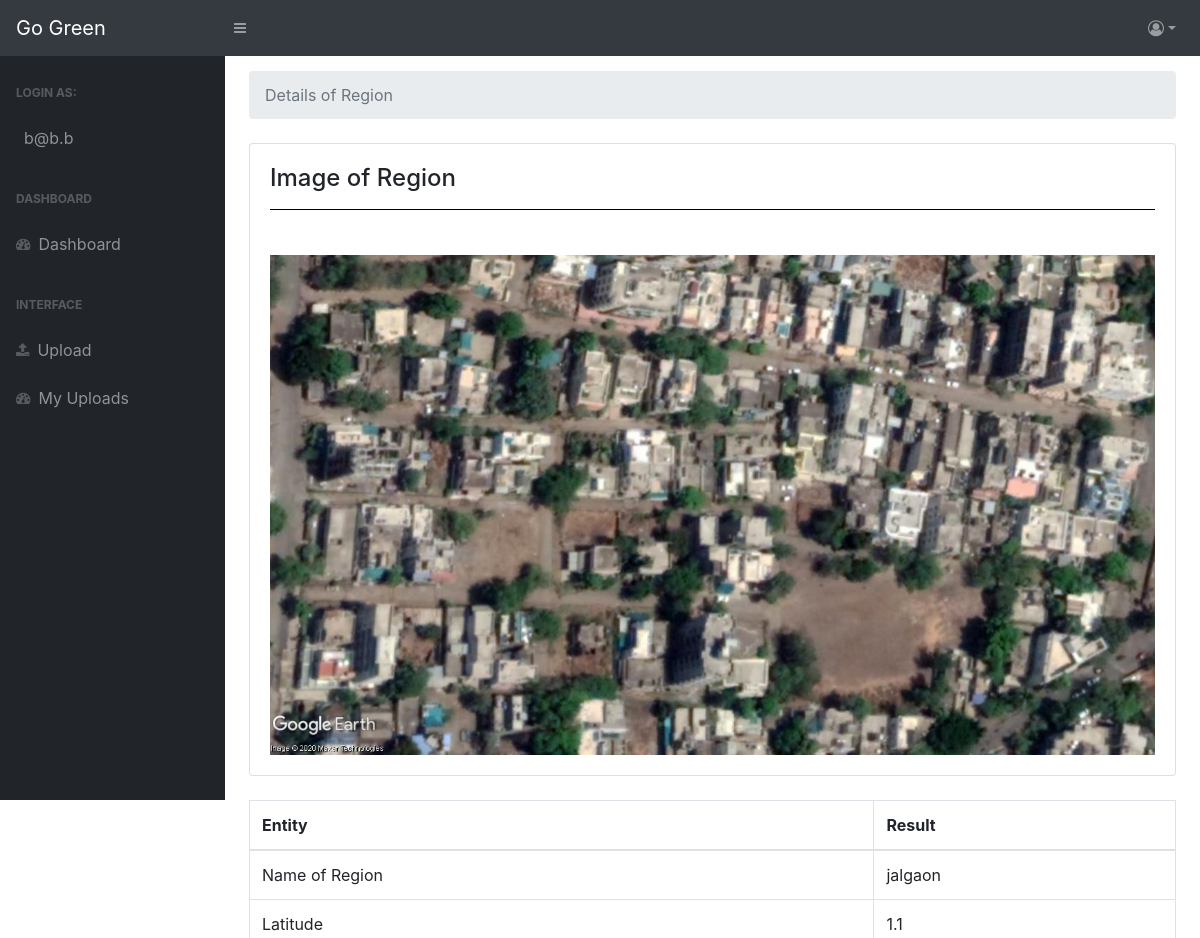
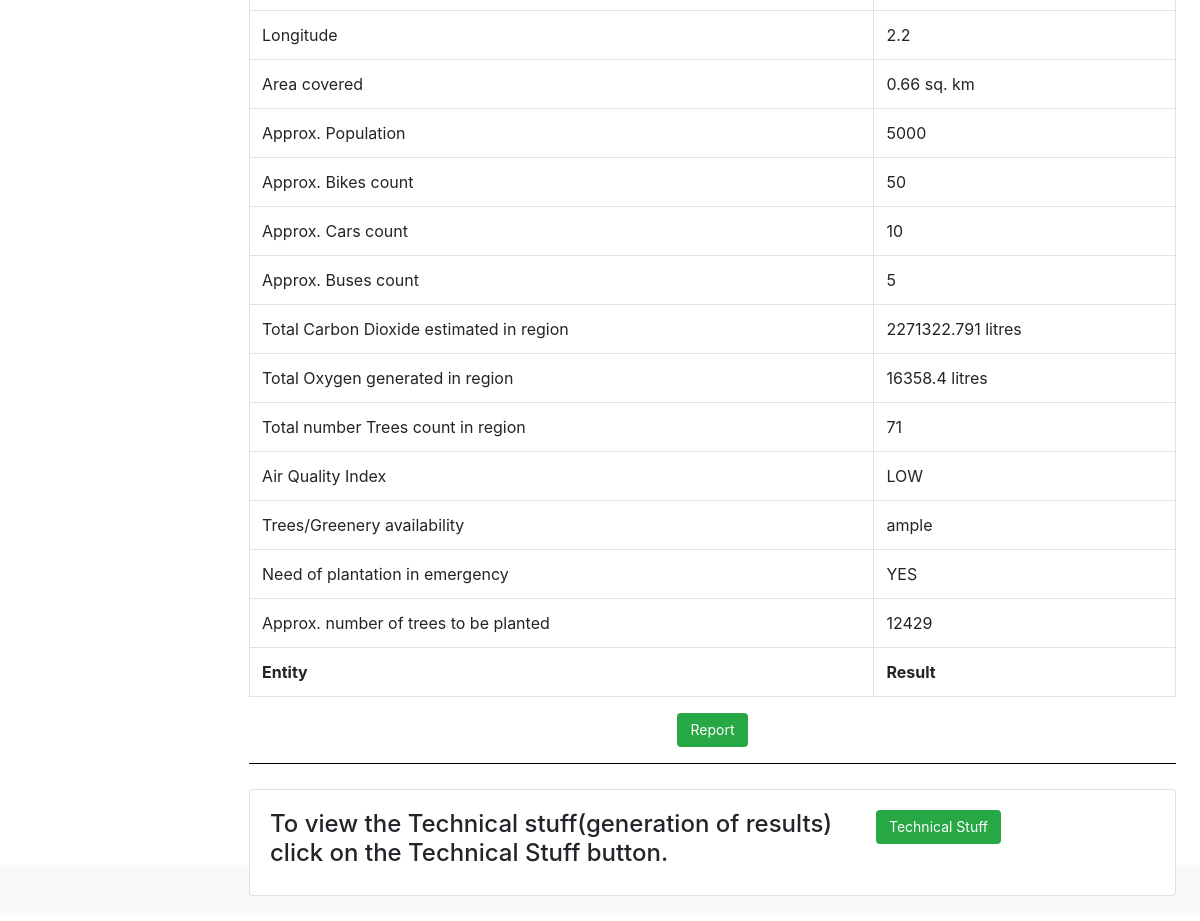
Page /details/3 (signed in) on the committed database (2 pictures, top to bottom).
### app.py (models this page shows)
class User(UserMixin,db.Model):
    id = db.Column(db.Integer,primary_key=True,autoincrement=True)
    username = db.Column(db.String(200), unique=True, nullable=False)
    email = db.Column(db.String(200), unique=True, nullable=False)
    password = db.Column(db.String(200))

class Imagee(db.Model):
    id = db.Column(db.Integer,primary_key=True,autoincrement=True)
    username = db.Column(db.String(200),nullable=False)
    email = db.Column(db.String(200),nullable=False)
    path = db.Column(db.String(200),nullable=False)
    place = db.Column(db.String(200),nullable=False)
    latitude = db.Column(db.String(200), nullable=False)
    longitude = db.Column(db.String(200), nullable=False)
    population = db.Column(db.String(200), nullable=False)
    bikes = db.Column(db.String(200), nullable=False)
    car = db.Column(db.String(200), nullable=False)
    bus = db.Column(db.String(200), nullable=False)
    mask = db.Column(db.String(200), nullable=False)
    counter = db.Column(db.String(200), nullable=False)
    carbon = db.Column(db.String(200), nullable=False)
    oxygen = db.Column(db.String(200), nullable=False)
    trees = db.Column(db.String(200), nullable=False)
    aqi = db.Column(db.String(200), nullable=False)
    greenery = db.Column(db.String(200), nullable=False)
    plantation = db.Column(db.String(200), nullable=False)
    planted = db.Column(db.String(200), nullable=False)

### app.py (the view)
@app.route('/details/<id>',methods=['GET'])
@login_required
def get_details(id):
    information = Imagee.query.filter_by(id=id).first()
    return render_template('details.html',information=information)

### app.py (called while the page is built)
@login_manager.user_loader
def get(id):
    return User.query.get(id)

### templates/details.html (shortened to what this page needs)
<!DOCTYPE html>
<html lang="en">
<head>
<link rel='stylesheet' href='https://cdnjs.cloudflare.com/ajax/libs/font-awesome/4.7.0/css/font-awesome.css'>
<link rel='stylesheet' href='https://cdnjs.cloudflare.com/ajax/libs/twitter-bootstrap/4.1.1/css/bootstrap.css'>
<link rel='stylesheet' href='https://cdn.datatables.net/1.10.19/css/dataTables.bootstrap4.min.css'>
<link rel='stylesheet' href='https://cdn.datatables.net/buttons/1.5.2/css/buttons.bootstrap4.min.css'>
<link href="http://127.0.0.1:5000/static/css/styles.css" rel="stylesheet" />
<link href="https://cdn.datatables.net/1.10.20/css/dataTables.bootstrap4.min.css" rel="stylesheet" />
</head>
<body class="sb-nav-fixed">
        <nav class="sb-topnav navbar navbar-expand navbar-dark bg-dark">
            <a class="navbar-brand" href="/home">Go Green</a><button class="btn btn-link btn-sm order-1 order-lg-0" id="sidebarToggle" href="#"><i class="fa fa-bars" aria-hidden="true"></i></button>
            <ul class="navbar-nav ml-auto ml-md-0">
                <li class="nav-item dropdown">
                    <a class="nav-link dropdown-toggle" id="userDropdown" href="#" role="button" data-toggle="dropdown" aria-haspopup="true" aria-expanded="false"><i class="fa fa-user-circle-o" aria-hidden="true"></i></a>
                </li>
            </ul>
        </nav>
        <div id="layoutSidenav">
            <div id="layoutSidenav_nav">
                <nav class="sb-sidenav accordion sb-sidenav-dark" id="sidenavAccordion">
                    <div class="sb-sidenav-menu">
                        <div class="nav">
                            <div class="sb-sidenav-menu-heading">Login as:</div>
                            <a class="nav-link"><div class="sb-nav-link-icon"></div>{{current_user.email}}</a>
                            <div class="sb-sidenav-menu-heading">Dashboard</div>
                            <a class="nav-link" href="/home"><div class="sb-nav-link-icon"><i class="fa fa-tachometer"></i></div>Dashboard</a>
                            <div class="sb-sidenav-menu-heading">Interface</div>
                                <a class="nav-link" href="/upload"><div class="sb-nav-link-icon"><i class="fa fa-upload" aria-hidden="true"></i></div>Upload</a>
                                <a class="nav-link" href="/myuploads"><div class="sb-nav-link-icon"><i class="fa fa-tachometer"></i></div>My Uploads</a>
                    </div>
                </nav>
            </div>
            <div id="layoutSidenav_content">
                <main>
                    <div class="container-fluid">
                        <div id="example">
                        <ol class="breadcrumb mb-4" style="margin-top: 15px;">
                            <li class="breadcrumb-item active">Details of Region</li>
                        </ol>
<div class="card mb-4">
    <div class="card-body"><h4>Image of Region</h4><hr style="background-color: black;margin-bottom: 5px;"></div>
    <div class="card-body">
        <div class="row">
            <div class="col-sm-12"><img src="http://127.0.0.1:5000/{{information.path}}" class="img-fluid" style="height: 500px;width: 1200px;"></div>
        </div>
    </div>
</div>
<table class="table table-bordered" style="width:100%">
<thead>
<tr>
<th>Entity</th>
<th>Result</th>
</tr>
</thead>
<tbody>
<tr>
<td>Name of Region</td>
<td>{{information.place}}</td>
</tr>
<tr>
<td>Latitude</td>
<td>{{information.latitude}}</td>
</tr>
<tr>
<td>Longitude</td>
<td>{{information.longitude}}</td>
</tr>
<tr>
<td>Area covered</td>
<td>0.66 sq. km</td>
</tr>
<tr>
<td>Approx. Population</td>
<td>{{information.population}}</td>
</tr>
<tr>
<td>Approx. Bikes count</td>
<td>{{information.bikes}}</td>
</tr>
<tr>
<td>Approx. Cars count</td>
<td>{{information.car}}</td>
</tr>
<tr>
<td>Approx. Buses count</td>
<td>{{information.bus}}</td>
</tr>
<tr>
<td>Total Carbon Dioxide estimated in region</td>
<td>{{information.carbon}} litres</td>
</tr>
<td>Total Oxygen generated in region</td>
<td>{{information.oxygen}} litres</td>
<td>Total number Trees count in region</td>
<td>{{information.trees}}</td>
<tr>
<td>Air Quality Index</td>
<td>{{information.aqi}}</td>
</tr>
<tr>
<td>Trees/Greenery availability</td>
<td>{{information.greenery}}</td>
</tr>
<tr>
<td>Need of plantation in emergency</td>
<td>{{information.plantation}}</td>
</tr>
<tr>
<td>Approx. number of trees to be planted</td>
<td>{{information.planted}}</td>
</tr>
</tbody>
<tfoot>
<tr>
<th>Entity</th>
<th>Result</th>
</tr>
</tfoot>
</table>
</div>
                        <div class="text-center">
<input type="button" class="btn btn-success" value="Report" onclick="printDiv()">
                        </div>
<hr style="background-color: black;">
<div class="card" style="margin-top :25px;margin-bottom: 25px;">
    <div class="card-body">
        <div class="row">
            <div class="col-sm-8"><h4>To view the Technical stuff(generation of results) click on the Technical Stuff button.</h4></div>
            <div class="col-sm-4"><a href="/techstuff/{{information.id}}" type="button" class="btn btn-success">Technical Stuff</a></div>
        </div>
    </div>
</div>
</div>
</div>
</div>
    </body>
</html>

### templates/details.html (style rules this page uses)
a { color: #337ab7; text-decoration: none; }
i { margin-bottom:4px; }
.btn { display: inline-block; font-size: 14px; font-weight: 400; line-height: 1.42857143; text-align: center; white-space: nowrap; vertical-align: middle; cursor: pointer; user-select: none; background-image: none; border: 1px solid transparent; border-radius: 4px; }

### rows in the picture
User: email "b@b.b"
Imagee: path (picture), place "jalgaon", latitude "1.1", longitude "2.2", population "5000", bikes "50", car "10", bus "5", carbon "2271322.791", oxygen "16358.4", trees "71", aqi "LOW", greenery "ample", plantation "YES", planted "12429"
